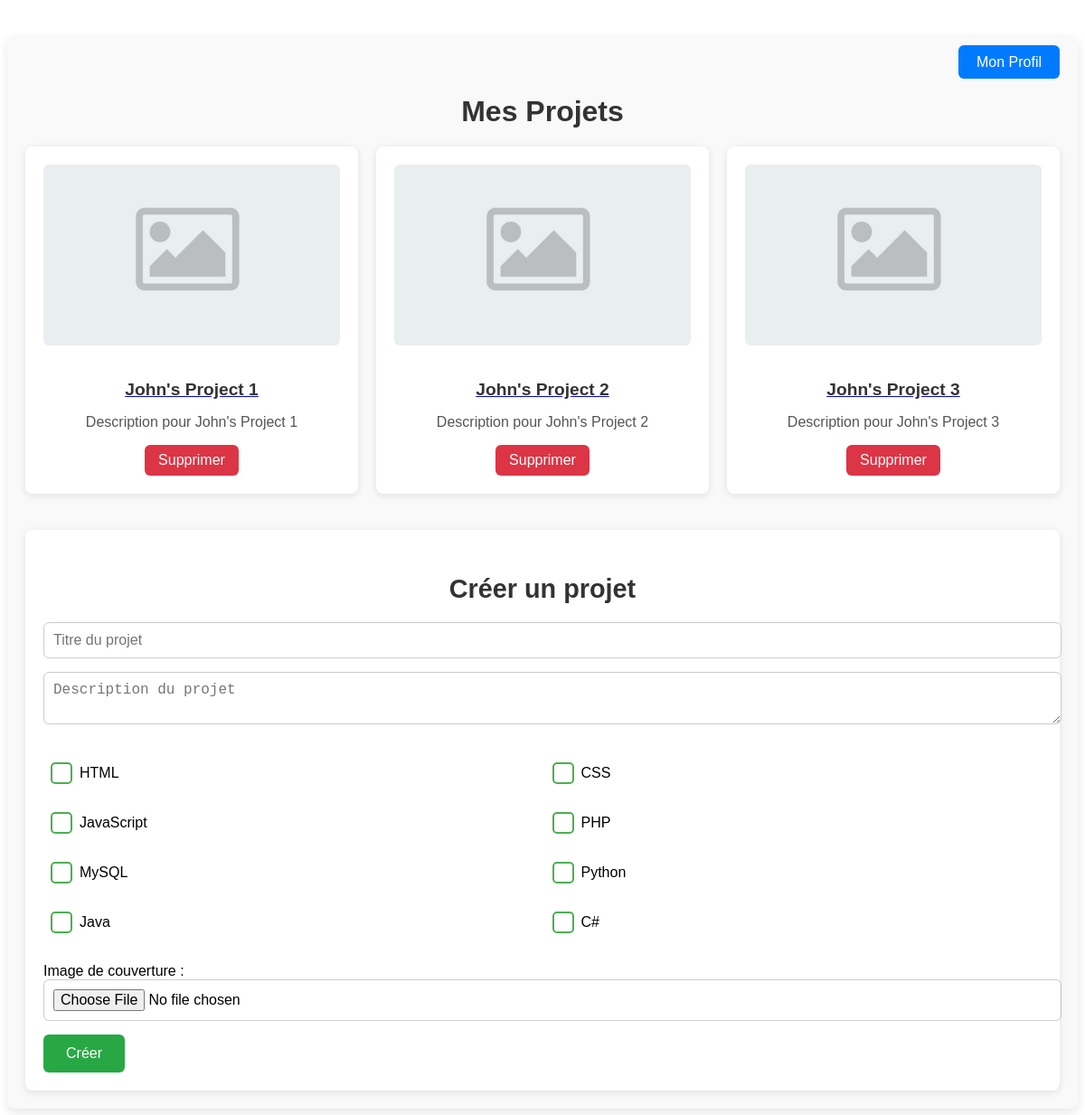
/dashboard (signed in), run on the app's committed database.
### tables this page shows
CREATE TABLE projects (
    id INT PRIMARY KEY AUTO_INCREMENT,
    user_id INT NOT NULL,
    title VARCHAR(255) NOT NULL,
    description TEXT,
    image VARCHAR(255) NULL,
    FOREIGN KEY (user_id) REFERENCES users(id)
);

CREATE TABLE skills (
    id INT PRIMARY KEY AUTO_INCREMENT,
    name VARCHAR(100) NOT NULL
);

### src/controllers/ProjectController.php (called while the page is built, shortened)
<?php
require_once __DIR__ . '/../models/Project.php';
require_once __DIR__ . '/../controllers/SkillController.php';
class ProjectController {
    public static function dashboard() {
        $project = new Project();
        $projects = $project->getProjectsByUser($_SESSION['user_id']);
        $skillController = new SkillController();
        $skills = $skillController->getSkillsForForm();
        require __DIR__ . '/../views/user/dashboard.php';
    }
}

### index.php (called while the page is built, shortened)
<?php
require_once __DIR__ . '/routes/web.php';
?>

### src/models/Project.php (called while the page is built, shortened)
<?php
require_once __DIR__ . '/../../config/database.php';
class Project {
    public function getProjectsByUser($userId) {
        global $pdo;
        $stmt = $pdo->prepare("SELECT * FROM projects WHERE user_id = ?");
        $stmt->execute([$userId]);
        return $stmt->fetchAll();
    }
}

### src/controllers/SkillController.php (called while the page is built)
<?php
require_once __DIR__ . '/../models/Skill.php';
class SkillController {
    public function getSkillsForForm() {
        $skillModel = new Skill();
        $skills = $skillModel->getAllSkills();
        return $skills;
    }
}
?>

### src/models/Skill.php (called while the page is built, shortened)
<?php
require_once __DIR__ . '/../../config/database.php';
class Skill {
    public function getAllSkills() {
        global $pdo;
        $stmt = $pdo->query("SELECT * FROM skills");
        return $stmt->fetchAll();
    }
}
?>

### src/views/user/dashboard.php (the view, shortened to what this page needs)
<!DOCTYPE html>
<html lang="en">
<head>
    <link rel="stylesheet" href="/public/assets/css/dashboard.css">
</head>
<body>
    <div class="dashboard-container">
        <div class="header-actions">
            <a href="/projetb2/profile" class="btn-profile">Mon Profil</a>
        </div>
        <div class="projects-section">
            <h2 class="dashboard-title">Mes Projets</h2>
            <ul class="project-list">
                <?php if (!empty($projects)): ?>
                    <?php foreach ($projects as $project): ?>
                        <li class="project-card">
                            <?php if (!empty($project['image'])): ?>
                                <img src="<?= htmlspecialchars($project['image']) ?>" alt="<?= htmlspecialchars($project['title']) ?>" class="project-cover">
                            <?php endif; ?>
                            <a href="/projetb2/project/<?= $project['id'] ?>" class="project-link">
                                <h3><?= htmlspecialchars($project['title']) ?></h3>
                            </a>
                            <p><?= htmlspecialchars($project['description']) ?></p>
                            <form action="/projetb2/delete-project/<?= $project['id'] ?>" method="POST" class="delete-project-form">
                                <button type="submit" class="btn-delete">Supprimer</button>
                            </form>
                        </li>
                    <?php endforeach; ?>
                <?php else: ?>
                    <p>Aucun projet pour l'instant. Créez-en un !</p>
                <?php endif; ?>
            </ul>
        </div>
        <div class="create-project-box">
            <h3>Créer un projet</h3>
            <form method="post" action="/projetb2/dashboard" enctype="multipart/form-data">
                <input type="text" name="title" placeholder="Titre du projet" required>
                <textarea name="description" placeholder="Description du projet"></textarea>
                <div class="skills-checkboxes">
                    <?php if (!empty($skills)): ?>
                        <?php foreach ($skills as $skill): ?>
                            <label class="checkbox-label">
                                <span class="checkbox-custom"></span>
                                <p class="skill_name"><?= htmlspecialchars($skill['name']) ?></p>
                            </label>
                        <?php endforeach; ?>
                    <?php else: ?>
                        <p>Aucune compétence disponible</p>
                    <?php endif; ?>
                </div>
                <label for="image">Image de couverture :</label>
                <input type="file" name="image" accept="image/*">
                <button type="submit" class="btn-create">Créer</button>
            </form>
        </div>
    </div>
</body>
</html>

### public/assets/css/dashboard.css (style rules this page uses)
.dashboard-container { max-width: 1200px; margin: 40px auto; padding: 20px; background-color: #f9f9f9; border-radius: 8px; box-shadow: 0 4px 12px rgba(0, 0, 0, 0.1); font-family: 'Arial', sans-serif; }
.header-actions { text-align: right; margin-bottom: 20px; }
.btn-profile { background-color: #007bff; color: #fff; padding: 10px 20px; border-radius: 6px; text-decoration: none; font-size: 1rem; transition: background-color 0.3s ease, transform 0.2s ease; }
.projects-section { margin-bottom: 40px; }
.dashboard-title { font-size: 2rem; color: #333; margin-bottom: 20px; text-align: center; }
.project-list { list-style-type: none; padding: 0; display: grid; grid-template-columns: 1fr 1fr 1fr; gap: 20px; margin: 0; }
.project-card { background-color: #fff; padding: 20px; border-radius: 8px; box-shadow: 0 2px 8px rgba(0, 0, 0, 0.1); text-align: center; transition: transform 0.2s ease; }
.project-cover { width: 100%; height: 200px; object-fit: cover; border-radius: 6px; margin-bottom: 15px; }
.project-card h3 { font-size: 1.2rem; color: #333; margin-bottom: 10px; }
.project-card p { font-size: 1rem; color: #555; }
.delete-project-form { margin-top: 10px; }
.btn-delete { background-color: #dc3545; color: #fff; padding: 8px 15px; border: none; border-radius: 6px; cursor: pointer; font-size: 1rem; transition: background-color 0.3s ease, transform 0.2s ease; }
.create-project-box { background-color: #fff; padding: 20px; border-radius: 8px; box-shadow: 0 2px 8px rgba(0, 0, 0, 0.1); }
.create-project-box h3 { font-size: 1.8rem; color: #333; margin-bottom: 20px; text-align: center; }
.create-project-box input, .create-project-box textarea, .create-project-box select { width: 100%; padding: 10px; margin-bottom: 15px; border-radius: 6px; border: 1px solid #ccc; font-size: 1rem; }
.create-project-box button { background-color: #28a745; color: #fff; padding: 12px 25px; border: none; border-radius: 6px; cursor: pointer; font-size: 1rem; transition: background-color 0.3s ease, transform 0.2s ease; }
.skills-checkboxes { display: grid; grid-template-columns: repeat(2, 1fr); gap: 5px; margin-top: 10px; margin-bottom: 20px; width: 100%; }
.checkbox-label { display: flex; align-items: center; cursor: pointer; font-size: 16px; color: #333; padding-left: 30px; position: relative; }
.checkbox-custom { position: absolute; left: 0; top: 50%; transform: translateY(-50%); width: 20px; height: 20px; border: 2px solid #4CAF50; border-radius: 5px; background-color: white; transition: background-color 0.3s, border-color 0.3s; }
.skill_name { color: black; margin-left: 10px; }
.checkbox-label span { margin-left: 8px; }

### data on the page
projects: image (placeholder picture), title "John's Project 1", description "Description pour John's Project 1"
projects: image (placeholder picture), title "John's Project 2", description "Description pour John's Project 2"
projects: image (placeholder picture), title "John's Project 3", description "Description pour John's Project 3"
skills: name "HTML"
skills: name "CSS"
skills: name "JavaScript"
skills: name "PHP"
skills: name "MySQL"
skills: name "Python"
skills: name "Java"
skills: name "C#"
